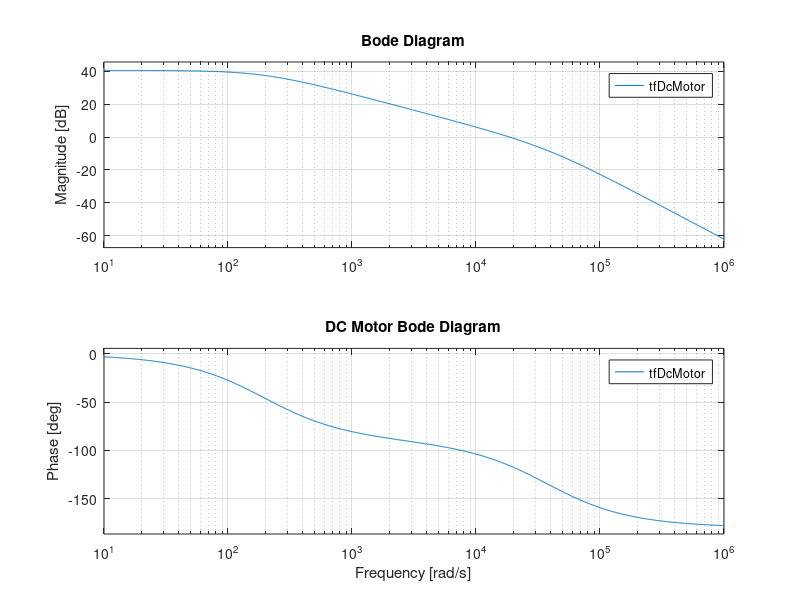
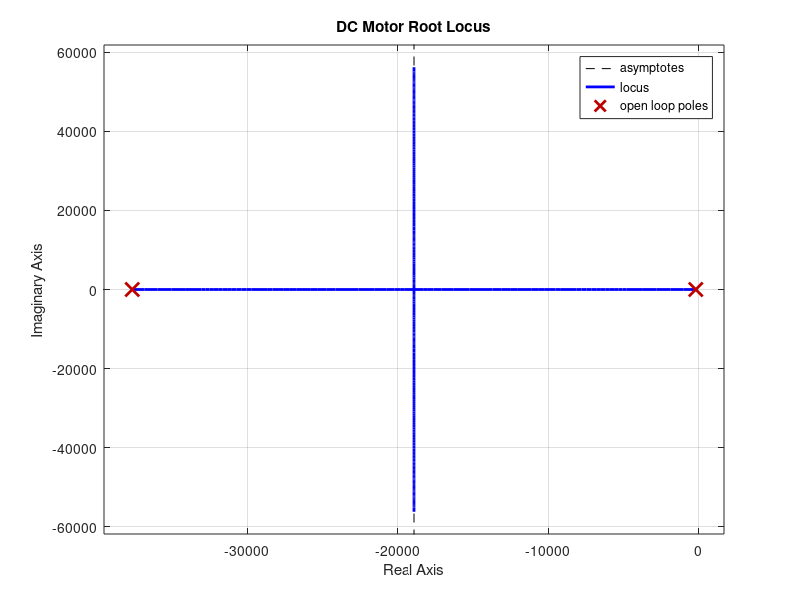
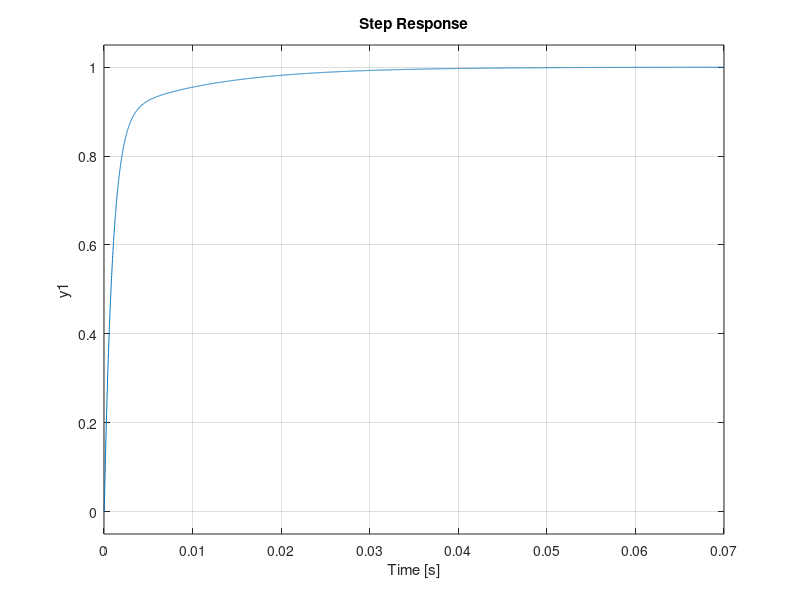

These figures' MATLAB source, in order:
close all;
clear all;

Kt = 9.32 * 1e-3;              % mNm/A -> Nm/A
Ke = 1 / (1020 * 2 *pi / 60);   % RPM/V -> rad/s
Br = 5e-6;                      % Ns
Jr = 0.85 * 1e-7;              % gcm^2 -> kgm2
Ls = 0.14 * 1e-3;              % mH -> H
Rs = 5.3;                       % Ohm

numDcMotor = Kt;
denDcMotor = [Ls*Jr Rs*Jr Kt*Ke];

%% Transfer Function
tfDcMotor = tf(numDcMotor, denDcMotor);

%% Bode Plot
figure;
bode(tfDcMotor);
grid on;
title('DC Motor Bode Diagram');

%% Poles and Zeros
fprintf('=============================\n');
fprintf('DC Motor Transfer Function\n');
fprintf('=============================\n\n');

fprintf('Poles:\n');
disp(pole(tfDcMotor));

fprintf('Zeros:\n');
disp(zero(tfDcMotor));

%% Root Locus
figure;
rlocus(tfDcMotor);
grid on;
title('DC Motor Root Locus');

Kp = 10^(-27/20);
Controller = Kp * tf([1 100], [1 0]);
figure;
bode(Controller * tfDcMotor);
grid on;
title('DC Motor Bode Diagram with controller');

T = feedback(Controller * tfDcMotor, 1);
pole(T)
step(T)

%% DOB Design
g_v = 100;
g_dob = 100;
